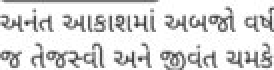
#> input picture sankshipt/pilot_chapter_001/user_approved_design_replica/crop_anant.png, 137 x 35 px, given in place of media_1793883071544_00818ef7.jpg, which was not available (shown 2 times larger)
$ python test_calibrate_replica.py
#> lines starting #> are read from the running program, lines starting #| are printed output that depends on the picture
import subprocess
import shutil
from pathlib import Path
from PIL import Image

BASE_DIR = Path(r"d:\PROJECT_WORK\NayaPrakash_Book\sankshipt\pilot_chapter_001")
OUTPUT_DIR = BASE_DIR / "user_approved_design_replica"
CHROME = r"C:\Program Files\Google\Chrome\Application\chrome.exe"
ARTIFACT_DIR = Path(r"C:\Users\Admin\.gemini\antigravity\brain\e55b2621-8c9a-4fa6-ad4e-6e545ad87f2d")

HTML = """<!DOCTYPE html>
<html lang="gu">
<head>
  <meta charset="utf-8">
  <title>પ્રકરણ ૧: ભૂતનૈગમ નય</title>
  <style>
    @font-face {
      font-family: 'Anek Gujarati';
      font-weight: 800;
      src: url('../assets/fonts/AnekGujarati-ExtraBold.ttf') format('truetype');
    }
    @font-face {
      font-family: 'Anek Gujarati';
      font-weight: 700;
      src: url('../assets/fonts/AnekGujarati-Bold.ttf') format('truetype');
    }
    @font-face {
      font-family: 'Anek Gujarati';
      font-weight: 600;
      src: url('../assets/fonts/AnekGujarati-SemiBold.ttf') format('truetype');
    }
    @font-face {
      font-family: 'Anek Gujarati';
      font-weight: 400;
      src: url('../assets/fonts/AnekGujarati-Regular.ttf') format('truetype');
    }
    @font-face {
      font-family: 'Noto Sans Gujarati';
      font-weight: 700;
      src: url('../assets/fonts/NotoSansGujarati-Bold.ttf') format('truetype');
    }
    @font-face {
      font-family: 'Noto Sans Gujarati';
      font-weight: 600;
      src: url('../assets/fonts/NotoSansGujarati-SemiBold.ttf') format('truetype');
    }
    @font-face {
      font-family: 'Noto Sans Gujarati';
      font-weight: 400;
      src: url('../assets/fonts/NotoSansGujarati-Regular.ttf') format('truetype');
    }
    @font-face {
      font-family: 'Noto Sans Devanagari';
      font-weight: 700;
      src: url('../assets/fonts/NotoSansDevanagari-Bold.ttf') format('truetype');
    }

    @page { size: 8in 8in; margin: 0; }
    * { box-sizing: border-box; -webkit-print-color-adjust: exact; print-color-adjust: exact; }

    html, body {
      margin: 0; padding: 0;
      background: #ffffff;
      font-family: 'Noto Sans Gujarati', sans-serif;
      color: #111111;
      -webkit-font-smoothing: antialiased;
    }

    .spread-container {
      display: flex; flex-direction: row; justify-content: center; align-items: flex-start;
      gap: 20px; padding: 30px 20px; background: #e4e7ec;
    }
    @media print {
      body { background: transparent; }
      .spread-container { display: block; padding: 0; gap: 0; background: transparent; }
    }

    .page {
      width: 8in; height: 8in;
      background: #ffffff;
      position: relative;
      overflow: hidden;
      page-break-after: always; break-after: page;
      padding: 0;
      box-shadow: 0 4px 20px rgba(0,0,0,0.15);
    }
    @media print { .page { box-shadow: none; margin: 0; } }

    /* =========================================================================
       PAGE 2 (LEFT PAGE)
       ========================================================================= */

    /* Full-height Black Sidebar */
    .p2-sidebar {
      position: absolute; top: 0; bottom: 0; left: 0; width: 22mm;
      background: #111111; color: #ffffff;
      display: flex; flex-direction: column; align-items: center; justify-content: flex-start;
      padding-top: 13mm; z-index: 10;
    }
    .p2-sidebar-num-badge {
      width: 17.5mm; height: 14mm; background: #ffffff; border-radius: 999px;
      display: flex; align-items: center; justify-content: center;
      box-shadow: 0 1pt 3pt rgba(0,0,0,0.3);
    }
    .p2-sidebar-num-txt {
      font-family: 'Anek Gujarati', sans-serif; font-size: 15.5pt; font-weight: 800;
      color: #111111; line-height: 1; margin-top: -1pt;
    }
    .p2-sidebar-vtext {
      writing-mode: vertical-rl; transform: rotate(180deg);
      font-family: 'Anek Gujarati', sans-serif; font-size: 11pt; font-weight: 700;
      letter-spacing: 2.2pt; color: #ffffff; margin-top: 24mm;
    }

    /* Left Page Main Content Area */
    .p2-content {
      position: absolute; top: 10mm; left: 26.8mm; right: 10.8mm; bottom: 9.5mm;
      display: block;
    }

    /* Masthead Header */
    .p2-masthead { margin-bottom: 4pt; }
    .p2-title-row {
      display: flex; justify-content: space-between; align-items: flex-end;
    }
    .p2-main-title {
      font-family: 'Anek Gujarati', sans-serif; font-size: 28pt; font-weight: 800;
      line-height: 1.1; color: #111111; margin: 0; letter-spacing: -0.3pt;
    }
    .p2-category-meta {
      font-family: 'Anek Gujarati', sans-serif; font-size: 9.2pt; font-weight: 700;
      color: #111111; text-align: right; margin-bottom: 2pt;
    }
    .p2-header-line {
      width: 100%; height: 0.9pt; background: #111111; margin: 2.5pt 0 2.5pt 0;
    }
    .p2-sutra-row {
      text-align: right; font-family: 'Noto Sans Devanagari', serif; font-size: 10pt;
      font-weight: 700; color: #111111; line-height: 1.3;
    }

    /* Section: Tattvadhara */
    .p2-tattva-sec { margin-top: 3pt; }
    .section-brush-title { display: block; margin-bottom: 6pt; }
    .section-brush-title img { height: 28px; width: auto; display: block; }

    .tattva-point-item { margin-bottom: 8.5pt; }
    .tattva-badge-row {
      display: flex; align-items: center; gap: 5.5pt; margin-bottom: 2pt;
    }
    .tattva-pill-badge {
      background: #3e3e3e; color: #ffffff; padding: 2.2pt 6.5pt; border-radius: 2.5pt;
      font-family: 'Anek Gujarati', sans-serif; font-size: 9.8pt; font-weight: 700;
      white-space: nowrap; line-height: 1.2;
    }
    .tattva-badge-title {
      font-family: 'Anek Gujarati', sans-serif; font-size: 11pt; font-weight: 700;
      color: #111111; line-height: 1.2;
    }
    .tattva-body-txt {
      font-size: 10.4pt; line-height: 1.45; text-align: justify; color: #111111; margin: 0;
    }
    .tattva-sub-bullet-wrap { margin-top: 2.5pt; }
    .tattva-sub-bullet {
      font-size: 10.25pt; line-height: 1.43; text-align: justify; color: #111111;
      margin-bottom: 3pt;
    }
    .tattva-sub-bullet strong { font-family: 'Anek Gujarati', sans-serif; font-weight: 700; }
    .tattva-sub-bullet:last-child { margin-bottom: 0; }

    /* Section: Kavyadhara Bottom Shaded Block */
    .p2-kavya-shaded-panel {
      background: #ececec; padding: 6pt 10pt; border-radius: 2pt; margin-top: 10pt;
      display: flex; align-items: center; gap: 12pt;
    }
    .p2-kavya-left { flex-shrink: 0; }
    .p2-kavya-left img { height: 27px; width: auto; display: block; }
    .p2-kavya-right {
      flex: 1; border-top: 0.9pt solid #777777; padding-top: 2.5pt;
    }
    .p2-kavya-verse-line {
      font-family: 'Anek Gujarati', sans-serif; font-size: 10.8pt; font-weight: 700;
      color: #111111; line-height: 1.38; margin: 0;
    }

    /* =========================================================================
       PAGE 3 (RIGHT PAGE)
       ========================================================================= */

    .p3-content {
      position: absolute; top: 10mm; left: 11.5mm; right: 11.5mm; bottom: 8mm;
      display: block;
    }

    /* Running Header */
    .p3-running-header {
      display: flex; justify-content: flex-end; align-items: baseline;
      border-bottom: 0.9pt solid #111111; padding-bottom: 2pt; margin-bottom: 6pt;
    }
    .p3-running-header-txt {
      font-family: 'Anek Gujarati', sans-serif; font-size: 9.2pt; font-weight: 700;
      color: #111111; letter-spacing: 0.2pt;
    }

    /* 40 / 60 Vertical Split Container */
    .p3-dual-columns {
      display: flex; gap: 6.5mm; align-items: flex-start;
    }

    /* Left Column (37.5% width): Illustration + Arrow + Vivekdhara */
    .p3-col-left {
      flex: 0 0 37.5%; display: block;
    }
    .p3-fig-art {
      width: 100%; display: flex; justify-content: center; align-items: center; margin-bottom: 2pt;
    }
    .p3-fig-art img {
      width: auto; max-width: 100%; height: auto; max-height: 52mm; object-fit: contain; display: block;
    }
    .p3-arrow-divider {
      width: 100%; height: 5mm; margin: 3pt 0 5pt 0; display: flex; align-items: center;
    }
    .p3-arrow-divider svg { width: 100%; height: 6px; display: block; }

    .p3-vivek-title-wrap { margin-bottom: 5pt; }
    .p3-vivek-title-wrap img { height: 27px; width: auto; display: block; }

    .p3-vivek-card { margin-bottom: 12pt; }
    .p3-vivek-card:last-child { margin-bottom: 0; }
    .p3-charcoal-pill-hdr {
      background: #3e3e3e; color: #ffffff; text-align: center;
      font-family: 'Anek Gujarati', sans-serif; font-size: 9.6pt; font-weight: 700;
      padding: 2.2pt 5pt; border-radius: 2.5pt; line-height: 1.25; margin-bottom: 3.5pt;
    }
    .p3-vivek-txt {
      font-size: 10.4pt; line-height: 1.42; text-align: justify; color: #111111; margin: 0;
    }

    /* Right Column (60% width): Kathadhara + Pipasa + Paan */
    .p3-col-right {
      flex: 0 0 60%; display: block;
    }
    .p3-katha-hdr-wrap { margin-bottom: 6pt; }
    .p3-katha-hdr-wrap img { height: 27px; width: auto; display: block; margin-bottom: 2pt; }
    .p3-katha-sub-title {
      font-family: 'Anek Gujarati', sans-serif; font-size: 13.5pt; font-weight: 800;
      color: #111111; line-height: 1.2;
    }
    .p3-katha-sub-line {
      width: 100%; height: 0.9pt; background: #111111; margin-top: 3pt;
    }

    .p3-story-block { margin-bottom: 12pt; }
    .p3-story-block:last-child { margin-bottom: 0; }
    .p3-story-txt {
      font-size: 10.8pt; line-height: 1.44; text-align: justify; color: #111111; margin: 0;
    }

    /* Running Footer with Downward Bracket */
    .p3-running-footer {
      display: flex; flex-direction: column; align-items: flex-end; margin-top: 10pt;
    }
    .p3-footer-bracket {
      width: 36mm; height: 3pt;
      border-top: 0.9pt solid #111111;
      border-left: 0.9pt solid #111111;
      border-right: 0.9pt solid #111111;
      margin-bottom: 2pt;
    }
    .p3-footer-txt {
      font-family: sans-serif; font-size: 9pt; font-weight: 700; color: #111111;
      letter-spacing: 0.2pt; width: 36mm; text-align: center;
    }
  </style>
</head>
<body>
<div class="spread-container">

  <!-- PAGE 2 (LEFT PAGE) -->
  <section class="page" id="page-2">
    <aside class="p2-sidebar">
      <div class="p2-sidebar-num-badge">
        <span class="p2-sidebar-num-txt">૦૦૧</span>
      </div>
      <div class="p2-sidebar-vtext">
        પ્રથમ ખંડ &bull; નૈગમ નય
      </div>
    </aside>

    <main class="p2-content">
      <header class="p2-masthead">
        <div class="p2-title-row">
          <h1 class="p2-main-title" id="p-001-title">ભૂતનૈગમ નય</h1>
          <div class="p2-category-meta" id="p-001-meta">
            નૈગમ નય &bull; દ્રવ્યાર્થિક નય &bull; જ્ઞાનનય
          </div>
        </div>
        <div class="p2-header-line"></div>
        <div class="p2-sutra-row" id="p-001-sutra">
          अनिष्पन्नेऽर्थे संकल्पमात्रग्राही नैगमः
        </div>
      </header>

      <section class="p2-tattva-sec">
        <div class="section-brush-title">
          <img src="../assets/images/user_head_tattvadhara_clean.png" alt="તત્વધારા" />
        </div>

        <article class="tattva-point-item" id="p-001-rupak">
          <div class="tattva-badge-row">
            <span class="tattva-pill-badge">૧. રૂપક-દ્રષ્ટિ:</span>
            <span class="tattva-badge-title">ઓલવાયેલા તારકનું જીવંત કિરણ</span>
          </div>
          <p class="tattva-body-txt">
            અનંત આકાશમાં અબજો વર્ષ પૂર્વે એક તારો ભસ્મીભૂત થઈને ઓલવાઈ ગયો હોય, છતાં આજે રાત્રે તેનું કિરણ આપણી આંખ સામે એટલું જ તેજસ્વી અને જીવંત ચમકે છે. ભૌતિક રૂપે જે વીતી ચૂક્યું છે, તે જ્ઞાતાના જ્ઞાન-ફલક પર આ ક્ષણે પણ પ્રત્યક્ષ પ્રકાશમાન છે. આ જ દ્રષ્ટિ એટલે <strong>'ભૂતનૈગમ નય'</strong>.
          </p>
        </article>

        <article class="tattva-point-item" id="p-001-swarup">
          <div class="tattva-badge-row">
            <span class="tattva-pill-badge">૨. સ્વરૂપ-સૃષ્ટિ:</span>
            <span class="tattva-badge-title">કાળના પડદા પાર જોતી આંખ</span>
          </div>
          <p class="tattva-body-txt">
            ભૂતકાળમાં જે ઘટના કે પર્યાય પૂર્ણ થઈ ચૂકી છે, તેને સ્મૃતિના બંધ કબાટમાં રાખવાને બદલે જ્ઞાનના સંકલ્પ વડે વર્તમાનમાં એવી રીતે પ્રત્યક્ષ અનુભવવી કે જાણે તે આ પળે જ આપણી નજર સામે ઘટી રહી હોય! આ નય કાળના અંતરને ભૂંસી નાખીને વસ્તુના અખંડ સત્-સાતત્યને જોવાની દિવ્ય બારી છે.
          </p>
        </article>

        <article class="tattva-point-item" id="p-001-vyavahar">
          <div class="tattva-badge-row">
            <span class="tattva-pill-badge">૩. વ્યવહાર-પૃષ્ટિ:</span>
            <span class="tattva-badge-title">જીવન-વ્યવહારના જીવંત દૃષ્ટાંતો</span>
          </div>
          <div class="tattva-sub-bullet-wrap">
            <div class="tattva-sub-bullet">
              <strong>દિવાળીનો દીવો:</strong> દિવાળીની રાત્રે એક નાનો બાળક પણ હર્ષોલ્લાસથી પોકારી ઊઠે છે: <em>"આજે મહાવીર પ્રભુ મોક્ષ પધાર્યા!"</em> પચ્ચીસો વર્ષ પૂર્વેની એ પાવન ક્ષણ બાળકના હૃદયમાં આજના તહેવાર જેવી જ જીવંત બની જાય છે.
            </div>
            <div class="tattva-sub-bullet">
              <strong>માતાનું વાત્સલ્ય:</strong> ચાલીસ વર્ષના પુખ્ત દીકરાને જોઈને વૃદ્ધ માતા આજે પણ <em>"મારું નાનું બાળક"</em> કહીને વાત્સલ્યથી છાતીએ લગાડે છે. માતાની આંખમાં પુત્રનું અતીત-બાળપણ આજે પણ પ્રત્યક્ષ રમે છે.
            </div>
            <div class="tattva-sub-bullet">
              <strong>બીજ અને બરફ:</strong> માળી સૂકી ગોટલી જોઈને કહે છે કે <em>"આ મારો મીઠો આંબો છે,"</em> અને પીવાના જળને જોઈ કહેવાય કે <em>"આ હિમાલયનો બરફ છે."</em>
            </div>
          </div>
        </article>

        <article class="tattva-point-item" id="p-001-marm">
          <div class="tattva-badge-row">
            <span class="tattva-pill-badge">૪. મર્મ-તુષ્ટિ:</span>
            <span class="tattva-badge-title">ભીતરી સત્ય અને ભ્રમણા-નિવારણ</span>
          </div>
          <p class="tattva-body-txt">
            ઘણાને ભ્રમ થાય છે કે આ તો માત્ર જૂની યાદ કે માનસિક કલ્પના (સ્મૃતિ) છે, પણ વાસ્તવમાં આ કેવળ સ્મૃતિ નથી; આ તો વસ્તુના અખંડ અસ્તિત્વનો સ્વીકાર છે. અતીત એ કાળના અંધકારમાં ડૂબી ગયેલું શૂન્ય નથી, પણ વર્તમાનની પરિપક્વતાનું જીવંત મૂળિયું છે. જે દ્રષ્ટિ અતીતના સત્યને વર્તમાનમાં સન્માની શકે, તે જ સાચી નય-દ્રષ્ટિ છે.
          </p>
        </article>
      </section>

      <footer class="p2-kavya-shaded-panel" id="p-001-kavya">
        <div class="p2-kavya-left">
          <img src="../assets/images/user_head_kavyadhara_clean.png" alt="કાવ્યધારા" />
        </div>
        <div class="p2-kavya-right">
          <p class="p2-kavya-verse-line">અતીતનો પર્યાય જે, કાળે થઈ વિનષ્ટ |</p>
          <p class="p2-kavya-verse-line">જ્ઞાન તણા સંકલ્પથી, આ પળ ભાસે સ્પષ્ટ ||</p>
        </div>
      </footer>
    </main>
  </section>

  <!-- PAGE 3 (RIGHT PAGE) -->
  <section class="page" id="page-3">
    <main class="p3-content">
      <header class="p3-running-header">
        <span class="p3-running-header-txt">નય-ચક્ષુ | નયનું જ્ઞાન, સંશયનું સમાધાન</span>
      </header>

      <div class="p3-dual-columns">
        <!-- Left Column (37.5%) -->
        <div class="p3-col-left">
          <div class="p3-fig-art">
            <img src="../assets/images/user_figures_trans.png" alt="દાદાજી, પિતા અને પુત્રનું ચિત્ર" />
          </div>

          <div class="p3-arrow-divider">
            <svg viewBox="0 0 200 6" preserveAspectRatio="none">
              <line x1="0" y1="3" x2="192" y2="3" stroke="#111111" stroke-width="1.2" />
              <polygon points="190,0.5 200,3 190,5.5" fill="#111111" />
            </svg>
          </div>

          <div class="p3-vivek-title-wrap" id="p-001-vivek-sec">
            <img src="../assets/images/user_head_vivekdhara_clean.png" alt="વિવેકધારા" />
          </div>

          <div class="p3-vivek-card" id="p-001-ekant">
            <div class="p3-charcoal-pill-hdr">એકાંત દર્શન</div>
            <p class="p3-vivek-txt">
              જો આ નય-દ્રષ્ટિ જીદ કે કદાગ્રહ બને, તો મનુષ્ય ભૂતકાળના જડ વળગણોમાં કેદી બની જાય છે. <em>"અમારા જમાનામાં આમ જ થતું હતું"</em> એવી હઠ પકડીને તે વર્તમાનના નવા સત્યો અને પરિસ્થિતિઓનો અસ્વીકાર કરે છે. જૂના વેર, કડવી સ્મૃતિઓ કે પૂર્વજોના અહંકારને છાતીએ વળગાડી રાખવાથી જીવનમાં જડતા, અસહિષ્ણુતા અને સંબંધોમાં કાયમી સંકુચિતતા જન્મે છે.
            </p>
          </div>

          <div class="p3-vivek-card" id="p-001-anekant">
            <div class="p3-charcoal-pill-hdr">અનેકાંત દર્શન</div>
            <p class="p3-vivek-txt">
              આ જ નય-દ્રષ્ટિ જો સમન્વયની યાત્રા બને, તો તે અતીતના સારને ગ્રહણ કરીને વર્તમાનને સમૃદ્ધ બનાવે છે. તે અતીતના તીર્થંકરો અને જ્ઞાનીઓના મુક્તિ-પ્રકાશને આત્મસાત કરી સાધ્ય તરફ સરકવાનું બળ બને છે. અહીં ભૂતકાળ બોજ નથી બનતો, પરંતુ ભવિષ્યના મોક્ષમાર્ગનું મંગલ પ્રસ્થાન અને આધ્યાત્મિક જીવન-યાત્રાનું પરમ સૌંદર્ય પ્રગટાવે છે.
            </p>
          </div>
        </div>

        <!-- Right Column (60%) -->
        <div class="p3-col-right">
          <div class="p3-katha-hdr-wrap">
            <img src="../assets/images/user_head_kathadhara_clean.png" alt="કથાધારા" id="p-001-story-sec" />
            <div class="p3-katha-sub-title" id="p-001-story-title">ઓલવાયેલા દીવાનું અમૃત-તેજ</div>
            <div class="p3-katha-sub-line"></div>
          </div>

          <div class="p3-story-block" id="p-001-pipasa">
            <div class="p3-charcoal-pill-hdr">પિપાસા</div>
            <p class="p3-story-txt">
              રમેશભાઈ પોતાના યુવાન પુત્ર આનંદની એક વ્યાપારિક ભૂલથી અત્યંત ક્રોધિત અને વ્યથિત હતા. આનંદના એક અવિચારી નિર્ણયથી પેઢીને મોટો આર્થિક ફટકો પડ્યો હતો. રમેશભાઈના મગજમાં નિરંતર નકારાત્મક વલયો ઘૂમરાતા હતા: <em>"આટલો મોટો દીકરો થઈને આવી નાદાની કેમ કરી? મારું આખી જિંદગીનું પરિશ્રમ એક ક્ષણમાં રોળાઈ ગયું!"</em> તેમનો ક્રોધ ઊંડા વિષાદ અને અસહાયતામાં ફેરવાઈ ગયો હતો. પિતા-પુત્રના સ્નેહાળ સંબંધોમાં તીખી તિરાડ પડી ચૂકી હતી. રમેશભાઈ માનસિક અટકળોના એવા અંધકારમય ચક્રવ્યૂહમાં અટવાઈ ગયા હતા કે આગળ કોઈ માર્ગ દેખાતો નહોતો. રાત્રિના અંધકારમાં છત તરફ તાકતાં તેમના હૃદયમાંથી એક જ વિવશ પોકાર ઊઠ્યો: <strong>"આ વિષમ ગૂંચવણમાંથી બહાર નીકળવાનો હવે શું રસ્તો?"</strong>
            </p>
          </div>

          <div class="p3-story-block" id="p-001-paan">
            <div class="p3-charcoal-pill-hdr">પાન</div>
            <p class="p3-story-txt">
              તે જ ક્ષણે ઘરના એકાંત ખૂણામાં બિરાજમાન વૃદ્ધ દાદાજીએ રમેશભાઈના ખભા પર સ્નેહભર્યો હાથ મૂક્યો અને અત્યંત શાંત સ્વરે કહ્યું, <em>"બેટા, જરા ભૂતનૈગમ દ્રષ્ટિથી જો. આજે ભલે એનાથી ભૂલ થઈ, પણ ભૂતકાળમાં આજ આનંદે રાત-દિવસ એક કરીને તારી આ પેઢીને સંકટમાંથી ઉગારી હતી અને તારી જીવલેણ બીમારીમાં અવિરત સેવા કરી હતી, તે શું સાવ મિથ્યા થઈ ગયું? વર્તમાનની એક ભૂલ પાછળ તેના અતીતના સો ઉપકારોને કેમ ભૂલી જાય છે?"</em> દાદાજીના આ બોધ-અમૃતનું પાન કરતાં જ રમેશભાઈની ભીતરમાં અતીતનો સ્નેહ સજીવન થઈ ઊઠ્યો. ક્રોધ પળવારમાં ઓગળી ગયો, આંખોમાંથી પશ્ચાત્તાપના આંસુ વહી નીકળ્યા અને અંતરમાં અસીમ ક્ષમા અને પરમ વિશ્રામ છવાઈ ગયો.
            </p>
          </div>
        </div>
      </div>

      <footer class="p3-running-footer">
        <div class="p3-footer-bracket"></div>
        <div class="p3-footer-txt">Page &bull; 002 - 003</div>
      </footer>
    </main>
  </section>

</div>
</body>
</html>"""

def main():
    html_file = OUTPUT_DIR / "test_replica.html"
    html_file.write_text(HTML, encoding="utf-8")

    p2_img = OUTPUT_DIR / "test_p2.png"
    p3_img = OUTPUT_DIR / "test_p3.png"

    raw = HTML
    p2_h = raw.replace('id="page-3"', 'id="page-3" style="display:none;"').replace('class="spread-container"', 'class="spread-container" style="padding:0; margin:0;"')
    p2_tmp = OUTPUT_DIR / "temp2.html"
    p2_tmp.write_text(p2_h, encoding="utf-8")
    subprocess.run([CHROME, "--headless=new", "--disable-gpu", "--no-sandbox", "--window-size=768,768", f"--screenshot={p2_img}", f"file:///{p2_tmp.as_posix()}"], capture_output=True)
#> (this line was passed over: subprocess is not available in this run)
    p2_tmp.unlink(missing_ok=True)

    p3_h = raw.replace('id="page-2"', 'id="page-2" style="display:none;"').replace('class="spread-container"', 'class="spread-container" style="padding:0; margin:0;"')
    p3_tmp = OUTPUT_DIR / "temp3.html"
    p3_tmp.write_text(p3_h, encoding="utf-8")
    subprocess.run([CHROME, "--headless=new", "--disable-gpu", "--no-sandbox", "--window-size=768,768", f"--screenshot={p3_img}", f"file:///{p3_tmp.as_posix()}"], capture_output=True)
#> (this line was passed over: subprocess is not available in this run)
    p3_tmp.unlink(missing_ok=True)

    # Comparisons
    user_p2 = Image.open(r"C:\Users\Admin\.gemini\antigravity\brain\e55b2621-8c9a-4fa6-ad4e-6e545ad87f2d\.user_uploaded\media_1793883071544_00818ef7.jpg")
#> user_p2 is the input picture: PIL image 137x35 RGB; min 42, max 255, mean 220.2
    gen_p2 = Image.open(p2_img)
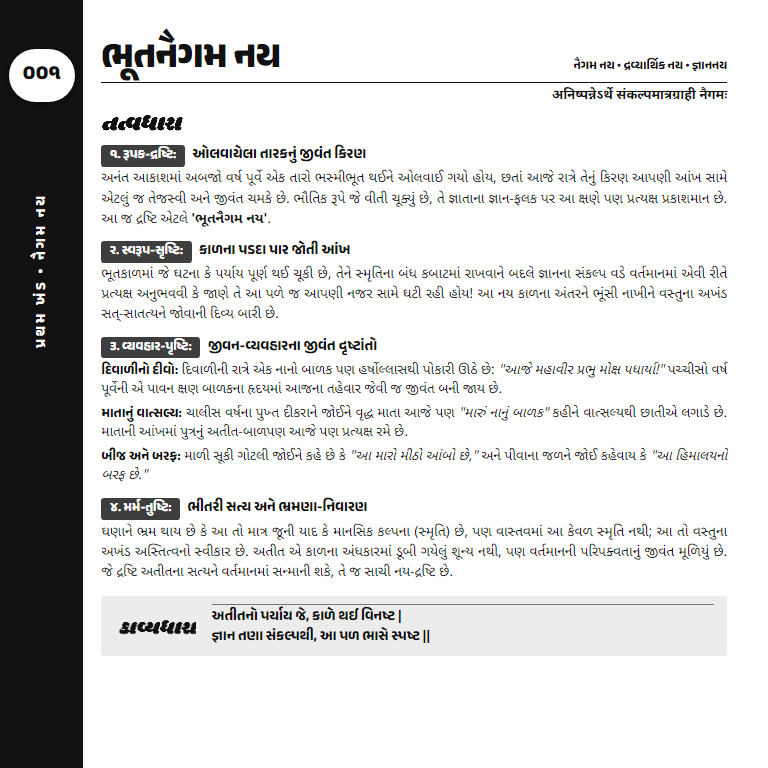
#> input picture sankshipt/pilot_chapter_001/user_approved_design_replica/test_p2.png, 768 x 768 px, found by its file name
#> gen_p2 is the input picture: PIL image 768x768 RGB; mean R, G, B 216.9, 216.9, 216.9
    h2 = min(user_p2.height, gen_p2.height)
#> h2 = 35
    u2 = user_p2.resize((int(user_p2.width * h2 / user_p2.height), h2))
    g2 = gen_p2.resize((int(gen_p2.width * h2 / gen_p2.height), h2))
    comp2 = Image.new("RGB", (u2.width + g2.width + 10, h2), (180, 180, 180))
#> comp2: PIL image 182x35 RGB; every value is 180
    comp2.paste(u2, (0, 0))
    comp2.paste(g2, (u2.width + 10, 0))
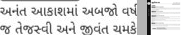
#> comp2: PIL image 182x35 RGB; mean R, G, B 217.3, 217.3, 217.3
    comp2.save(OUTPUT_DIR / "comp2_v2.png")

    user_p3 = Image.open(r"C:\Users\Admin\.gemini\antigravity\brain\e55b2621-8c9a-4fa6-ad4e-6e545ad87f2d\.user_uploaded\media_1793883079644_ed44371e.jpg")
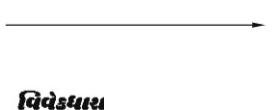
#> input picture sankshipt/pilot_chapter_001/user_approved_design_replica/crop_arrow_orig.png, 280 x 110 px, given in place of media_1793883079644_ed44371e.jpg, which was not available
#> user_p3 is the input picture: PIL image 280x110 RGB; min 1, max 255, mean 245.5
    gen_p3 = Image.open(p3_img)
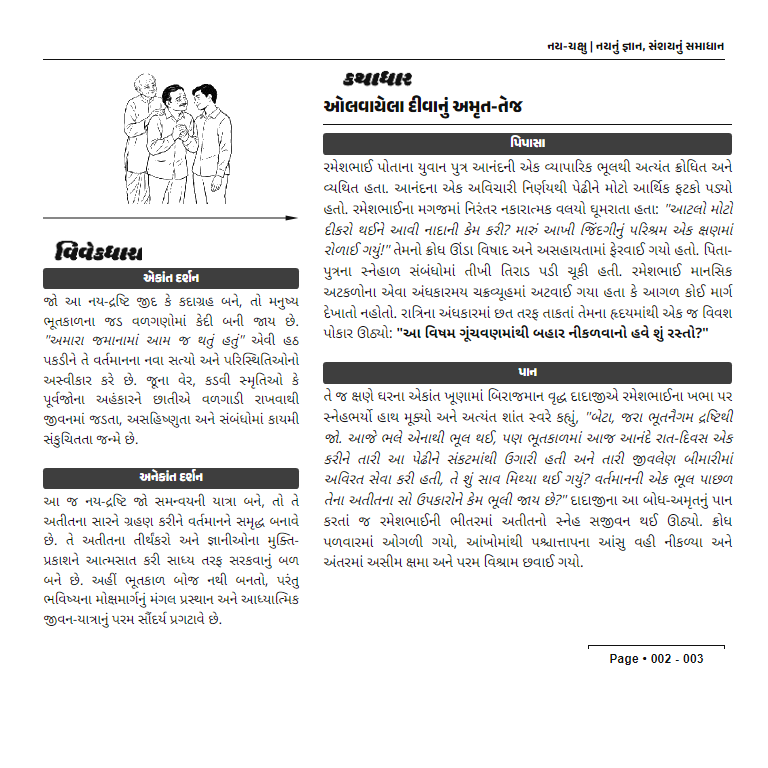
#> input picture sankshipt/pilot_chapter_001/user_approved_design_replica/test_p3.png, 768 x 768 px, found by its file name
#> gen_p3 is the input picture: PIL image 768x768 RGB; mean R, G, B 234, 234, 233.9
    h3 = min(user_p3.height, gen_p3.height)
#> h3 = 110
    u3 = user_p3.resize((int(user_p3.width * h3 / user_p3.height), h3))
    g3 = gen_p3.resize((int(gen_p3.width * h3 / gen_p3.height), h3))
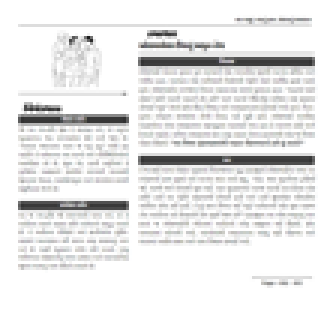
#> g3: PIL image 110x110 RGB (shown 3 times larger); mean R, G, B 233.6, 233.6, 233.6
    comp3 = Image.new("RGB", (u3.width + g3.width + 10, h3), (180, 180, 180))
#> comp3: PIL image 400x110 RGB; every value is 180
    comp3.paste(u3, (0, 0))
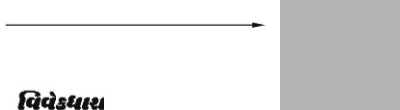
#> comp3: PIL image 400x110 RGB; min 1, max 255, mean 225.9
    comp3.paste(g3, (u3.width + 10, 0))
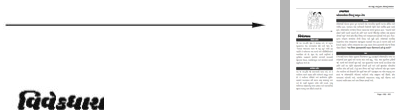
#> comp3: PIL image 400x110 RGB; mean R, G, B 240.6, 240.6, 240.6
    comp3.save(OUTPUT_DIR / "comp3_v2.png")
    print("Rendered v2 test and comparisons successfully!")

if __name__ == "__main__":
    main()
